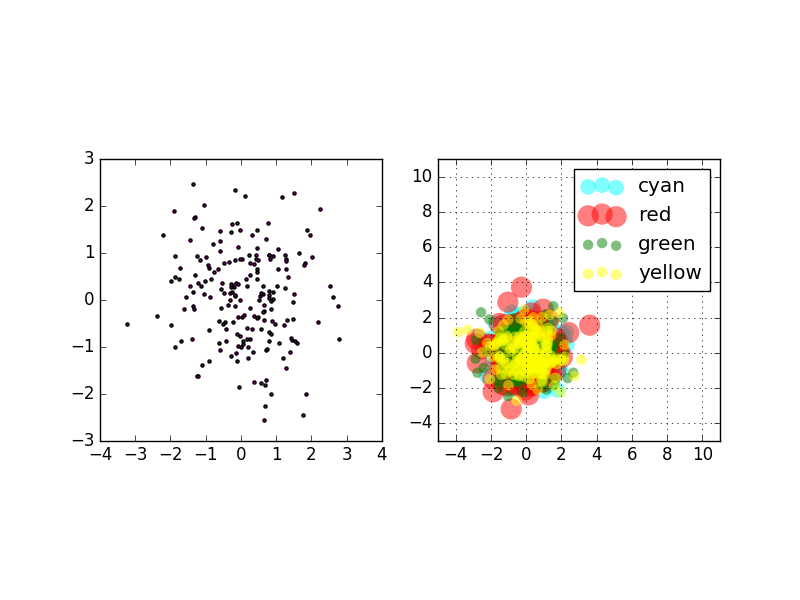

The Python source for this figure:
import matplotlib.pyplot as plt 
import numpy as np

fig = plt.figure()
ax1 = fig.add_subplot(121)

#data
N=200
x=np.random.randn(N)
y=np.random.randn(N)

#leftpanel
ax1.scatter(x,y,color='purple', s=5,edgecolor='black')
ax1.set_aspect(1./ax1.get_data_ratio()) #make axes square

#right panel
ax2=fig.add_subplot(122)
props = dict(alpha=0.5, edgecolors='None')

handles =[]
colors=['cyan', 'red', 'green', 'yellow']
for color in colors:
	x= np.random.randn(N)
	y=np.random.randn(N)
	s = np.random.randint(50,300)
	handles.append(ax2.scatter(x,y, c= color, s=s,**props))

ax2.set_ylim([-5,11])
ax2.set_xlim([-5,11])

ax2.legend(handles,colors)
ax2.grid(True)
ax2.set_aspect(1./ax2.get_data_ratio())
plt.show()
